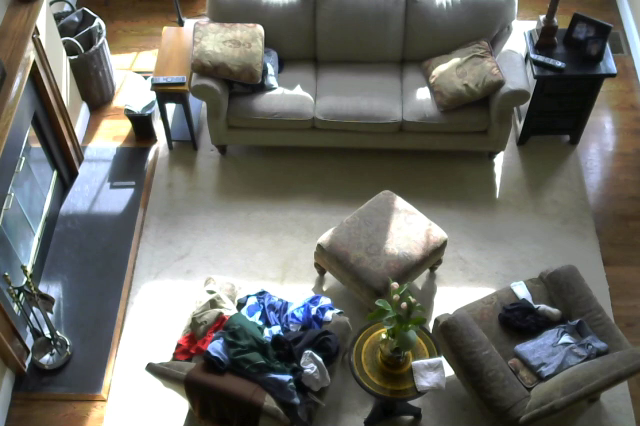
#> input picture frame 34 of test_images/sample.mov, 640 x 426 px
$ python main.py   (Python 2 division)
#> lines starting #> are read from the running program, lines starting #| are printed output that depends on the picture; after the words box and inside, x2 and y2 are one past the last pixel; in counts of white or black regions, pixels touching at a corner belong together; long printed decimals are rounded
import cv2
import numpy as np

def test():
	cap = cv2.VideoCapture("test_images/sample.mov")
	# Capture every 5 seconds
	# framerate = cap.get(50)

	fgbg = cv2.createBackgroundSubtractorMOG2()

	while(1):
		ret, frame = cap.read()
#> frame is the input picture: shape (426, 640, 3); mean B, G, R 102, 107.8, 107.8
		fgmask = fgbg.apply(frame)
#> fgmask: shape (426, 640); every value is 127

		cv2.rectangle(fgmask,(315,25),(400,175),(255,255,255),3)
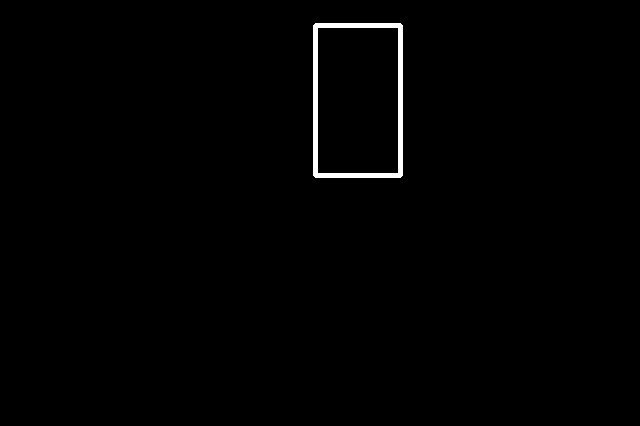
#> fgmask: shape (426, 640); values 127 (black) and 255 (white), 0.86% white; 1 white region, box (x1, y1, x2, y2) and area: (313, 23, 403, 178) 2338
		cropped = fgmask[25:175, 315:400]
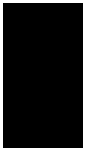
#> cropped: shape (150, 85); values 127 (black) and 255 (white), 9% white; 1 white region, box (x1, y1, x2, y2) and area: (0, 0, 85, 150) 1150
		mean = np.mean(cropped, axis=(0, 1))
#> mean = 138.5

		# Threshold value
		if mean > 30:
			print "Object Detected (% 255 = {})".format(mean)
#| Object Detected (% 255 = 138.545)

		cv2.imshow('frame',fgmask)
		k = cv2.waitKey(30) & 0xff
#> (key Esc is pressed here)
		if k == 27:
			break

	cap.release()
	cv2.destroyAllWindows()

if __name__ == '__main__':
	test()
